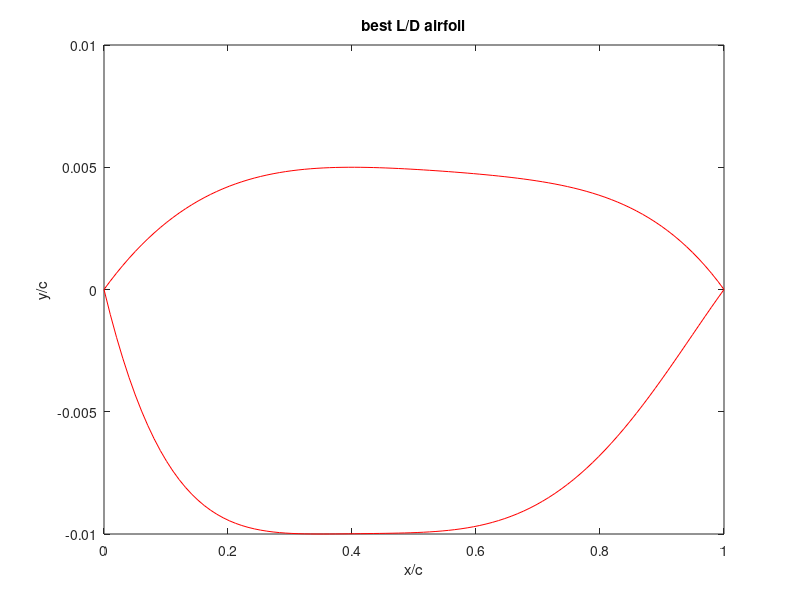
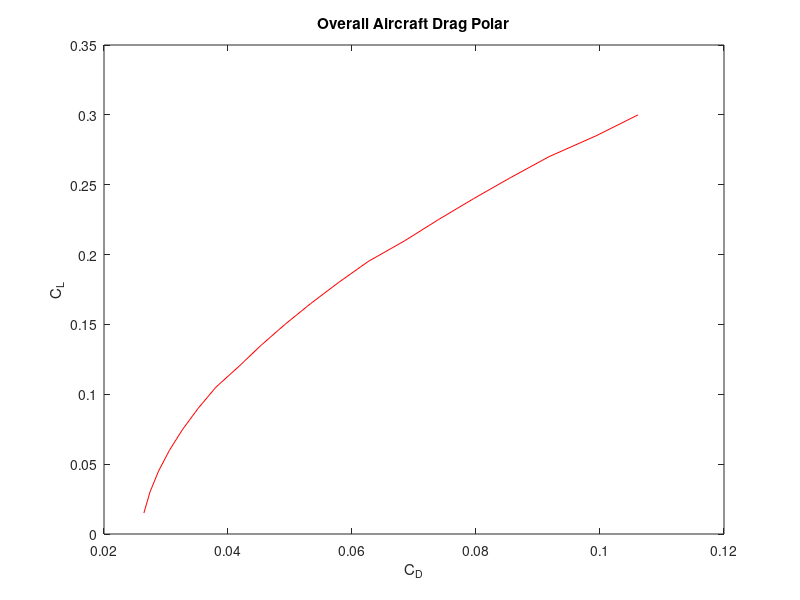
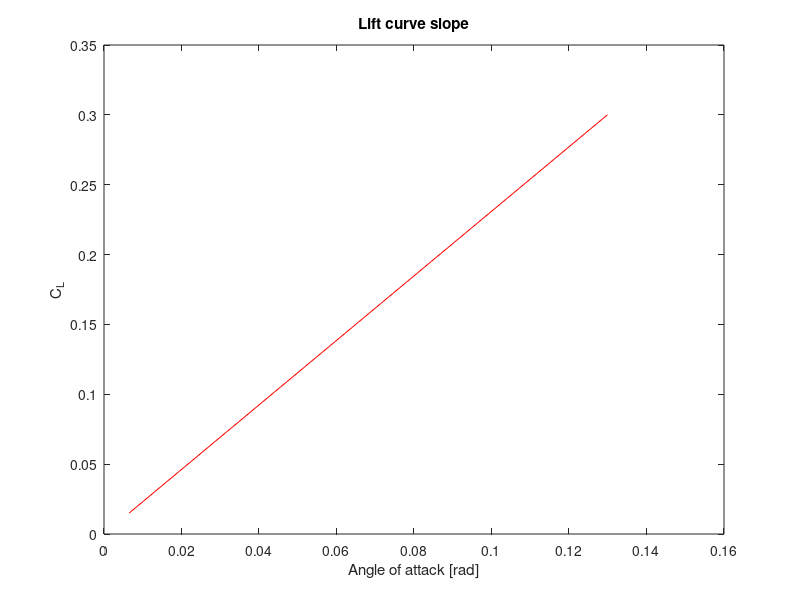
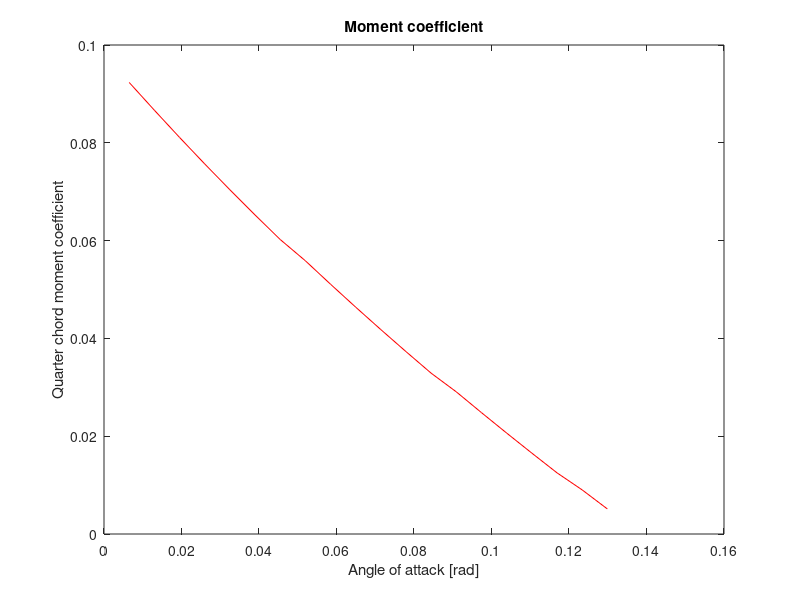

These figures' MATLAB source, in order:
% =============================================================================
% AIRFOIL GEOMETRY + AERODYNAMIC ANALYSIS
% =============================================================================
% Purpose:
%   1) Fit polynomial airfoil surfaces from LE radius, crest location, and TE slopes.
%   2) Compute section pressures, lift, and drag (subsonic thin-airfoil +
%      Prandtl-Glauert, or supersonic shock-expansion).
%   3) Sweep crest geometry to maximize L/D.
%   4) Check turbulent separation with Stratford's criterion (s_A vs s_B).
%
% Notes:
%   - Subsonic branch: M < 1.  Supersonic branch: M >= 1.
% =============================================================================

clc
clear
close all

%% ======================== 1. MISSION / FLOW INPUTS ========================
sweep=.9599;        % wing sweep [deg then rad]; last value used
e=.7567;                      % Oswald efficiency
AR=1.7;                   % aspect ratio
C_d_0=.012;                        % profile / parasite Cd
Cd_p_fus=.002;                      % fuselage parasite Cd
i_max=200;                          % chordwise stations for force integration (make sure this ends in a zero)
xx_max=200;                         % stations for thin-airfoil integrals
y=1.4;                              % gamma (ratio of specific heats)
M=2;                  % Freestream Mach; first value used
a_inf=343;                          % Freestream air speed of sound
mu=1.789E-5;                        % Freestream air dynamic viscosity
rho=.3;              % Freestream air density 
T_inf=300;                          % Freestream air temperature
p_inf=.2*101300;                    % Freestream air pressure
Cp=1005;                            % Specific heat of air
c_root=27.66;                       % Root chord length
R=287.05;                           % Gas constant for air
%% ======================== 2. AIRFOIL GEOMETRY CONTROLS ========================
%note: the inputs below represent dimensions relative to the chord length (x/c)
r_le = 0.04;                        % Wing leading-edge radius / chord
theta_le_u = 2*pi/180;3*pi/180;     % Upper surface leading edge angle
theta_te_u = -2*pi/180;-2*pi/180;   % Upper surface trailing edge angle
theta_le_l = -6*pi/180;-3*pi/180;   % Lower surface leading edge angle
theta_te_l = 2*pi/180;2*pi/180;     % Lower surface trailing edge angle

x_crest_u_min=0.25;                 %Lower bound best L/D max airfoil thickness x location (upper surface)
x_crest_u_max=0.4;                  %Upper bound best L/D max airfoil thickness x location (upper surface)
y_crest_u_min=0.005;                %Lower bound best L/D max airfoil thickness y location (upper surface) 
y_crest_u_max=.01;                  %Upper bound best L/D max airfoil thickness y location (upper surface)
x_crest_l_min=0.25;                 %Lower bound best L/D max airfoil thickness x location (lower surface)
x_crest_l_max=0.4;                  %Upper bound best L/D max airfoil thickness x location (lower surface)
y_crest_l_min=-0.005;               %Lower bound best L/D max airfoil thickness y location (lower surface)
y_crest_l_max=-.015;                 %Upper bound best L/D max airfoil thickness y location (lower surface)

%% ============================= For loop iteration parameters ======================== %%
N=20;                               % upper and lower surface iteration number for Prandtl-Meyer / shock relations
xxxx_max=15;                        % upper section iteration number for Prandtl-Meyer / shock relations
xxxxx_max=20;                       % lower section iteration number for Prandtl-Meyer / shock relations
xxxxxxx_max=15;                     % lower section iteration number for Prandtl-Meyer / shock relations
pp_max=0;                           % iteration number controlling x_crest_l
nn_max=0;                           % iteration number controlling y_crest_l
p_max=0;                            % iteration number controlling x_crest_u
n_max=0;                            % iteration number controlling y_crest_u
C_L_i_max=20;                       % iteration number controlling C_L increment
C_L_max=.3;                         % Max coefficient of lift analyzed for the creation of the plots

v_inf=1;                            % nondimensional freestream speed (do not change)
dx=1/i_max;

CL_ww=[0 0.1 0.3 0.4 0.5 0.6 0.8]; %Raymer's method for induced drag
S_ww=[.91 .91 .925 .9275 .935 .935 .915]; %Raymer's method for induced drag
%% ======================== 3. CREST-GEOMETRY SEARCH LOOPS ========================
for C_L_i=1:C_L_i_max
C_L(C_L_i)=C_L_i/C_L_i_max*C_L_max;
% Nested brute-force sweep of lower/upper crest (x,y) to maximize L/D.
% Loop order:  pp = x_crest_l , nn = y_crest_l , p = x_crest_u , n = y_crest_u
for pp=2:pp_max+2
x_crest_l=(x_crest_l_max-x_crest_l_min)*(pp-2)/pp_max+x_crest_l_min;    
x_crest_l = .35;
for nn=2:nn_max+2
y_crest_l=(y_crest_l_max-y_crest_l_min)*(nn-2)/nn_max+y_crest_l_min;
y_crest_l=-.01;
for p=2:p_max+2
x_crest_u=(x_crest_u_max-x_crest_u_min)*(p-2)/p_max+x_crest_u_min;
x_crest_u=.4;
for n=2:n_max+2
y_crest_u=(y_crest_u_max-y_crest_u_min)*(n-2)/n_max+y_crest_u_min;
y_crest_u=.005;


%% ======================== 4. FIT POLYNOMIAL AIRFOIL SURFACES ========================
% Subsonic (M<1):  y = A1(i)*x^(1/2) + A2(i)*x + a3*x^2 + a4*x^3 + a5*x^4
%   A1(i) = +/-sqrt(2*r_le) enforces leading-edge radius.
%   Remaining coeffs match crest height, crest slope=0, TE height=0, TE slope.
% Supersonic (M>=1):  ordinary polynomial y = A1(i)*x + ... + a5*x^5
%   (no square-root LE term; LE and TE slopes imposed directly).
if M<1

a1_u = sqrt(2*r_le);                % upper-surface LE radius term

% Matrix for unknowns [a2_u a3_u a4_u a5_u a6_u]'
M_u = [x_crest_u^(1), x_crest_u^(2), x_crest_u^(3), x_crest_u^(4);

    1, (2)*x_crest_u^(1), (3)*x_crest_u^(2), (4)*x_crest_u^(3);

    1, 1, 1, 1;
    
    1, 2, 3, 4];

MM_u = [y_crest_u - a1_u*sqrt(x_crest_u); -(1/2)*a1_u*x_crest_u^(-1/2); -a1_u; tan(theta_te_u) - (1/2)*a1_u];

% Solve
A_u = M_u \ MM_u;

a2_u = A_u(1);
a3_u = A_u(2);
a4_u = A_u(3);
a5_u = A_u(4);

% LOWER SURFACE

a1_l = -sqrt(2*r_le);

% Matrix for unknowns [a2_l a3_l a4_l a5_l]'
M_l = [x_crest_l^(1), x_crest_l^(2), x_crest_l^(3), x_crest_l^(4);

1, (2)*x_crest_l^(1), (3)*x_crest_l^(2), (4)*x_crest_l^(3);

1, 1, 1, 1;
    
1, 2, 3, 4];

MM_l = [y_crest_l - a1_l*sqrt(x_crest_l); -(1/2)*a1_l*x_crest_l^(-1/2); -a1_l; tan(theta_te_l) - (1/2)*a1_l];

% Solve
A_l = M_l \ MM_l;

a2_l = A_l(1);
a3_l = A_l(2);
a4_l = A_l(3);
a5_l = A_l(4);

else

% Matrix for unknowns [a2_u a3_u a4_u a5_u a6_u]'
M_u = [x_crest_u^(1), x_crest_u^(2), x_crest_u^(3), x_crest_u^(4), x_crest_u^(5);

1, (2)*x_crest_u^(1), (3)*x_crest_u^(2),(4)*x_crest_u^(3), (5)*x_crest_u^(4);

    1, 1, 1, 1, 1;
    
    1, 2, 3, 4, 5;
    
    1,0,0,0,0];

MM_u = [y_crest_u; 0; 0; tan(theta_te_u); tan(theta_le_u)];

% Solve
A_u = M_u \ MM_u;

a1_u = A_u(1);
a2_u = A_u(2);
a3_u = A_u(3);
a4_u = A_u(4);
a5_u = A_u(5);
% LOWER SURFACE

% Matrix for unknowns [a2_l a3_l a4_l a5_l]'
M_l = [ x_crest_l^(1), x_crest_l^(2), x_crest_l^(3), x_crest_l^(4), x_crest_l^(5);

    1, (2)*x_crest_l^(1), (3)*x_crest_l^(2), (4)*x_crest_l^(3), (5)*x_crest_l^(4);

    1, 1, 1, 1, 1;
    
    1, 2, 3, 4, 5;
    
    1, 0, 0, 0, 0];

MM_l = [ y_crest_l; 0; 0; tan(theta_te_l); tan(theta_le_l)];

% Solve
A_l = M_l \ MM_l;

a1_l = A_l(1);
a2_l = A_l(2);
a3_l = A_l(3);
a4_l = A_l(4);
a5_l = A_l(5);

end
    
%% ======================== 5. CHORDWISE INTEGRATION SETUP ========================
D_u=0;                              % running upper-surface "drag" integral (axial)
D_l=0;
L_u=0;                              % running upper-surface "lift" integral (normal)
L_l=0;
r(1)=0;
dx_i=1/i_max;
ppp=0;
v_n(1)=0;
p_u(1)=p_inf*(1+((y-1)/2)*M^2)^(y/(y-1));
p_u_B(1)=p_inf*(1+((y-1)/2)*M^2)^(y/(y-1));
Cmc4(2)=0;
Cpp(1)=1;
% p_u_B(1)=p_inf;
for i=2:(i_max-.01*i_max)
x_i(i)=1/i_max*(i-1)+.01;
% aoa(C_L_i)=(aoa_high-aoa_low)/i_max*(i-2)+aoa_low;

%% ----- 5a. SUBSONIC BRANCH: thin-airfoil theory + Cp -----
if M<1
dx_xx=1/xx_max;
sum_u(1)=0;
sum_l(1)=0;
theta(1)=0;
sum2=0;
sum3=0;
sum4=0;
u(1)=0;
l(1)=0;
sum5(1)=0;
x(1)=0;
for xx=2:xx_max
x(xx)=1/xx_max*(xx-1);
u(xx)=a1_u*x(xx)^(1/2)+a2_u*x(xx)^(1)+a3_u*x(xx)^(2)+a4_u*x(xx)^(3)+a5_u*x(xx)^(4);
s_u(xx)=0.5*a1_u*x(xx).^(-1/2) + 1*a2_u*x(xx).^(0) + 2*a3_u*x(xx).^(1) + 3*a4_u*x(xx).^(2) + 4*a5_u*x(xx).^(3);
l(xx)=a1_l*x(xx).^(1/2)+a2_l*x(xx).^(1)+a3_l*x(xx).^(2)+a4_l*x(xx).^(3)+a5_l*x(xx).^(4);
s_l(xx)=0.5*a1_l*x(xx).^(-1/2)+1*a2_l*x(xx)^(0)+2*a3_l*x(xx)^(1)+3*a4_l*x(xx)^(2)+4*a5_l*x(xx)^(3);
s_camber(xx)=((u(xx)+l(xx))/2-(u(xx-1)+l(xx-1))/2)/dx_xx;
s_camber(xx) = 0.5*(s_u(xx) + s_l(xx));

theta(xx)=acos(1-2*x(xx));
d_theta=(theta(xx)-theta(xx-1));

dy2=s_camber(xx)*d_theta;
sum2=dy2+sum2;
dy3=s_camber(xx)*cos(theta(xx))*d_theta;
sum3=dy3+sum3;
dy4=s_camber(xx)*cos(2*theta(xx))*d_theta;
sum4=dy4+sum4;

% Thin-airfoil Fourier coefficients from camber-line slope
A1(i)=2/pi*sum3;
A2(i)=2/pi*sum4;
aoa_L0=1/pi*sum2-A1(i)/2;              % zero-lift angle
L_s_2d = 4/(1-M^2)^0.5;             % 2-D lift slope with Prandtl-Glauert
L_s_3d=L_s_2d/(1+L_s_2d/(pi*AR*e)); % 3-D lift slope
aoa(C_L_i)=C_L(C_L_i)/L_s_3d+aoa_L0;              % geometric aoa(C_L_i) needed for target CL
A0=aoa(C_L_i)-1/pi*sum2;
A0=C_L(C_L_i)/L_s_3d-A1(i)/2;                 % A0 overwritten to match target CL

if xx<xx_max
x_q(xx)=x(xx);
s_u_q(xx)=0.5*a1_u*x_q(xx).^(-1/2) + 1*a2_u*x_q(xx).^(0) + 2*a3_u*x_q(xx).^(1) + 3*a4_u*x_q(xx).^(2) + 4*a5_u*x_q(xx).^(3);
s_l_q(xx)=0.5*a1_l*x_q(xx).^(-1/2)+1*a2_l*x_q(xx)^(0)+2*a3_l*x_q(xx)^(1)+3*a4_l*x_q(xx)^(2)+4*a5_l*x_q(xx)^(3);
s_camber_q(xx) = 0.5*(s_u_q(xx) + s_l_q(xx));

s_t_u(xx)=(s_u_q(xx)-s_camber_q(xx));
q_u(xx)=v_inf*s_t_u(xx);

if x_i(i)==x_q(xx)
dsum5(xx)=0;
else
dsum5(xx)=(q_u(xx)/(x_i(i)-x_q(xx)))*dx_xx;
end

sum5(xx)=dsum5(xx)+sum5(xx-1);
end

end

uu(i)=a1_u*x_i(i)^(1/2)+a2_u*x_i(i)^(1)+a3_u*x_i(i)^(2)+a4_u*x_i(i)^(3)+a5_u*x_i(i)^(4);
ll(i)=a1_l*x_i(i).^(1/2)+a2_l*x_i(i).^(1)+a3_l*x_i(i).^(2)+a4_l*x_i(i).^(3)+a5_l*x_i(i).^(4);
s_u(i)=0.5*a1_u*x_i(i).^(-1/2) + 1*a2_u*x_i(i).^(0) + 2*a3_u*x_i(i).^(1) + 3*a4_u*x_i(i).^(2) + 4*a5_u*x_i(i).^(3);
s_l(i)=0.5*a1_l*x_i(i).^(-1/2)+1*a2_l*x_i(i)^(0)+2*a3_l*x_i(i)^(1)+3*a4_l*x_i(i)^(2)+4*a5_l*x_i(i)^(3);
s_camber_i(i) = 0.5*(s_u(i) + s_l(i));

theta_B(i)=acos(1-2*x_i(i));
% Vortex-sheet strength (thin-airfoil theory)
gamma(i) = 2*v_inf*( A0*(1+cos(theta_B(i)))/sin(theta_B(i)) + A1(i)*sin(theta_B(i)) + A2(i)*sin(2*theta_B(i)) );
v_u(i)=v_inf+gamma(i)/2;               % upper-surface edge speed

gamma_air = y;                      % 1.4
V_ratio_u = v_u(i) / v_inf;
T_ratio_u = 1 + 0.5*(gamma_air-1)*M^2*(1 - V_ratio_u^2);

% Vacuum / max-speed limiter (T cannot go negative)
if T_ratio_u < 1e-8
    T_ratio_u = 1e-8;
end

p_ratio_u = T_ratio_u^(gamma_air/(gamma_air-1));
Cp_u(i) = (2/(gamma_air*M^2)) * (p_ratio_u - 1);
Re_x=rho*M*a_inf*x_i(i)*c_root/mu;
slope(i)=s_u(i)-aoa(C_L_i);
Cp_u_min_0=1-(1+aoa(C_L_i)/(2*r_le)^.5)^2;
Cp_u_min_0=1-(4*aoa(C_L_i)^2/(r_le+aoa(C_L_i)^2));
Cp_u_min=Cp_u_min_0/(1-M^2)^.5;

T_0 = T_inf*(1+(y-1)/2*M^2);
V_max_B = sqrt(2*Cp*T_0);
Cp_u_min_limit = 1-(V_max_B/(M*a_inf))^2;

aff=4*r_le;

if Cp_u_min>Cp_u(i) && Cp_u_min<0 && x_i(i)<.04
Cp_u(i)=Cp_u_min;
end

Cd_u_B=1;.03667;
theta_C=atan(s_u(i))-aoa(C_L_i);
Cp_u_3(i)=2*(sin(theta_C))*abs(sin(theta_C));
Cp_u_3(i)=2*(sin(theta_C))/(1-M^2)^.5;
p0 = p_inf*(1+(y-1)/2*M^2)^(y/(y-1));
Cp_u_3(i)=(p0-p_inf)*sin(theta_C)/(.5*y*p_inf*M^2);
p_u_C(i)=(Cp_u_3(i)+p_inf/(.5*rho*(M*a_inf)^2))*(.5*rho*(M*a_inf)^2);

dD_u(i)=(Cp_u(i))*s_u(i)*dx;
dL_u(i)=-(Cp_u(i))*dx;
D_u=dD_u(i)+D_u;
L_u=dL_u(i)+L_u;
r(i)=(L_u)/(D_u);

v_l(i)=v_inf-gamma(i)/2;

theta_D=atan(-s_l(i))+aoa(C_L_i);
p0 = p_inf*(1+(y-1)/2*M^2)^(y/(y-1));
Cp_l_3(i)=(p0-p_inf)*sin(theta_D)/(.5*y*p_inf*M^2);
p_u_D(i)=(Cp_l_3(i)+p_inf/(.5*rho*(M*a_inf)^2))*(.5*rho*(M*a_inf)^2);

V_ratio_l = v_l(i) / v_inf;
T_ratio_l = 1 + 0.5*(gamma_air-1)*M^2*(1 - V_ratio_l^2);
if T_ratio_l < 1e-8
    T_ratio_l = 1e-8;
end
p_ratio_l = T_ratio_l^(gamma_air/(gamma_air-1));
Cp_l(i) = (2/(gamma_air*M^2)) * (p_ratio_l - 1);
dD_l(i)=-Cp_l(i)*s_l(i)*dx;
dL_l(i)=Cp_l(i)*dx;
D_l=dD_l(i)+D_l;
L_l=dL_l(i)+L_l;
r_l(i)=(L_l)/(D_l);

D_u_true(i)=(L_u)*sin(aoa(C_L_i))+(D_u)*cos(aoa(C_L_i));
L_u_true(i)=(L_u)*cos(aoa(C_L_i))-(D_u)*sin(aoa(C_L_i));
r_u_true(i)=L_u_true(i)/D_u_true(i);
D_l_true(i)=(L_l)*sin(aoa(C_L_i))+(D_l)*cos(aoa(C_L_i));
L_l_true(i)=(L_l)*cos(aoa(C_L_i))-(D_l)*sin(aoa(C_L_i));
L_total(i)=(L_u_true(i)+L_l_true(i));
Cd_i=C_L(C_L_i)^2/(pi*AR*e);
Cd_p=C_d_0;
Cd_t(C_L_i)=(D_u_true(i)+D_l_true(i)+Cd_i+Cd_p+Cd_p_fus);
r_i(i)=(L_u_true(i)+L_l_true(i))/Cd_t(C_L_i);

p_u(i)=(Cp_u(i)+p_inf/(.5*y*p_inf*(M)^2))*(.5*y*p_inf*(M)^2);
p_min(i)=(Cp_u(i)+Cp_u_3(i)+p_inf/(.5*rho*(M*a_inf)^2))*(.5*rho*(M*a_inf)^2);  
p_u_ii(i)=p_u(i)+(p_u_C(i)-p_inf);
p_u_iii(i)=p_u(i);
% p_min_min(i)=min(p_u_ii(2:end));
p_min_min(i)=min(p_u(2:end));
Cp_min(i)=min(Cp_u+Cp_u_3);

% --- Local Mach number ---
M_local = sqrt((2/(y-1)) * ((1 + ((y-1)/2)*M^2) * ((y*M^2/2)*Cp_u(i) + 1)^(-(y-1)/y) - 1 ) );
% --- Local temperature from isentropic relation ---
T_local = T_inf *(1 + ((y-1)/2)*M^2) / (1 + ((y-1)/2)*M_local^2);
% --- Local speed of sound ---
a_local = sqrt(y*R*T_local);
% --- Local velocity ---
V_local(i) = M_local*a_local;
% --- freestream speed of sound ---
a = sqrt(y*R*T_inf);
% --- Freestream velocity ---
V_inf = M*a;

if p_u_iii(i)==p_min_min(i)
iii=i;
sum6(iii-1)=0;
end

if i<=iii
dsum6(i)=(V_local(i)/V_local(iii))^3*c_root*dx;
sum6(i)=dsum6(i)+sum6(i-1);
else
x_p(i)=sum6(iii)+(x_i(i)-x_i(iii))*c_root;
Re_p=V_local(iii)*x_p(i)/mu;
Cpp(i)=1-(V_local(i)/V_local(iii))^2;
dCpp(i)=Cpp(i)-Cpp(i-1);
if dCpp(i)<0
   dCpp(i)=0;
end
s_A(i)=Cpp(i)*(x_p(i)*dCpp(i)/(c_root*dx))^.5;
s_B(i)=.39*(Re_p/10^6)^.1;
end




else
    
    
%% ----- 5b. SUPERSONIC BRANCH: shock-expansion marching -----
L_s_2d=4/(M^2-1)^.5;                % Ackeret 2-D lift slope
L_s_3d=L_s_2d;
aoa(C_L_i)=C_L(C_L_i)/L_s_3d;
M_n=M*cos(sweep);   

uu(i)=a1_u*x_i(i)^(1)+a2_u*x_i(i)^(2)+a3_u*x_i(i)^(3)+a4_u*x_i(i)^(4)+a5_u*x_i(i)^(5);
ll(i)=a1_l*x_i(i).^(1)+a2_l*x_i(i).^(2)+a3_l*x_i(i).^(3)+a4_l*x_i(i).^(4)+a5_l*x_i(i).^(5);
s_u(i)=a1_u + 2*a2_u*x_i(i).^(1) + 3*a3_u*x_i(i).^(2) + 4*a4_u*x_i(i)^(3) + 5*a5_u*x_i(i).^(4);
s_l(i)=a1_l+2*a2_l*x_i(i)^(1)+3*a3_l*x_i(i)^(2)+4*a4_l*x_i(i)^(3)+5*a5_l*x_i(i)^(4);

Bi=45;
M1=M;
beta_low=asin(1/M);
beta_high=pi/2;                     % shock-angle search bounds

ct=dx_i;
if i==2

if theta_le_u-aoa(C_L_i)>0

beta_sh_u=(beta_low+beta_high)/2;
for xxxx=2:xxxx_max

% Oblique-shock theta-beta-M relation (upper LE)
wing_angle_u=atan(2*cot(beta_sh_u)*(M_n^2*(sin(beta_sh_u))^2-1)/(M_n^2*(y+cos(2*beta_sh_u))+2));

if wing_angle_u<(theta_le_u-aoa(C_L_i))
    beta_sh_u=beta_sh_u+(beta_high-beta_low)/2^xxxx;
else
    beta_sh_u=beta_sh_u-(beta_high-beta_low)/2^xxxx;
end

end

Mn1u = M_n*sin(beta_sh_u);
Mn2u = sqrt((1+((y-1)/2)*Mn1u^2) / (y*Mn1u^2-(y-1)/2));
M2u = Mn2u/sin(beta_sh_u-(theta_le_u-aoa(C_L_i)));
M2u = Mn2u/cos(pi/2-beta_sh_u-aoa(C_L_i)+theta_le_u);
vM2=((atan((((M2u^2)-1)*((y-1)/(y+1)))^0.5)*(((y+1)/(y-1))^0.5))-(atan(((M2u^2)-1)^0.5)));

else
        
theta_A=theta_le_u-aoa(C_L_i); 
vM1=((atan((((M_n^2)-1)*((y-1)/(y+1)))^0.5)*(((y+1)/(y-1))^0.5))-(atan(((M_n^2)-1)^0.5)));
vM2(i)=-theta_A+vM1;
M2u=2*M/2; % M3 initial condition set to a very high value
M2f=2*M; % fixed M3 initial condition reduced in the for loop

for iiiiii = 2:N
    
    vM2i(i)=((atan((((M2u^2)-1)*((y-1)/(y+1)))^0.5)*(((y+1)/(y-1))^0.5))-(atan(((M2u^2)-1)^0.5)));
    
    if vM2i(i)>vM2(i)
        M2u=M2u-(M2f/(2^iiiiii));
    else
        M2u=M2u+(M2f/(2^iiiiii));
    end
   
end

M2u=M2u;

vM2=((atan((((M2u^2)-1)*((y-1)/(y+1)))^0.5)*(((y+1)/(y-1))^0.5))-(atan(((M2u^2)-1)^0.5)));

end
    
T01= T_inf*(1+(y-1)/2*M^2);
p01dp1u=(((y-1)/2)*(M^2)+1)^(y/(y-1));
p02dp2u=(((y-1)/2)*(M2u^2)+1)^(y/(y-1));

if theta_le_u-aoa(C_L_i)>0
Mn1u = M_n*sin(beta_sh_u);
p02dp01 = (((y+1)*Mn1u^2)/((y-1)*Mn1u^2+2))^(y/(y-1))*((y+1)/(2*y*Mn1u^2-(y-1)))^(1/(y-1));
else
p02dp01=1;
end

p02 = p02dp01*p01dp1u;
p2u(i)=p02dp01/p02dp2u*p01dp1u;

Cpu1=(p2u(i)-1)/(.5*y*(M1^2));
Cnu1=-Cpu1*ct;
Cau1=Cpu1*s_u(2)*ct;

else

p3u(2)=p2u(2);
M3(2)=M2u;

% top right surface
theta_1=atan(s_u(i-1));
theta_2=atan(s_u(i));
theta_u(i)=theta_2-theta_1;

if theta_u(i)>0   
beta_sh_u_3=(beta_low+beta_high)/2;
for xxxx=2:xxxx_max

% --- Oblique-shock theta-beta-M relation ---
wing_angle_3_u=atan(2*cot(beta_sh_u_3)*(M3(i-1)^2*(sin(beta_sh_u_3))^2-1)/(M3(i-1)^2*(y+cos(2*beta_sh_u_3))+2));

if wing_angle_3_u<theta_u(i)
    beta_sh_u_3=beta_sh_u_3+(beta_high-beta_low)/2^xxxx;
else
    beta_sh_u_3=beta_sh_u_3-(beta_high-beta_low)/2^xxxx;
end

end

Mn2u3 = M3(i-1)*sin(beta_sh_u_3);
Mn3u = sqrt((1+((y-1)/2)*Mn2u3^2) / (y*Mn2u3^2-(y-1)/2));
M3(i) = Mn2u3/cos(pi/2-beta_sh_u_3+theta_u(i));
vM3(i)=((atan((((M3(i)^2)-1)*((y-1)/(y+1)))^0.5)*(((y+1)/(y-1))^0.5))-(atan(((M3(i)^2)-1)^0.5)));
p02dp2u3(i)=(((y-1)/2)*(M3(i-1)^2)+1)^(y/(y-1));
p03dp3u(i)=(((y-1)/2)*(M3(i)^2)+1)^(y/(y-1));
p02dp01 = (((y+1)*Mn2u3^2)/((y-1)*Mn2u3^2+2))^(y/(y-1))*((y+1)/(2*y*Mn2u3^2-(y-1)))^(1/(y-1));
p03(i) = p02dp01*p02dp2u3(i);
% p3u(i)=p03(i)/p03dp3u;
p02dp01u3(i) = (((y+1)*Mn2u3^2)/((y-1)*Mn2u3^2+2))^(y/(y-1))*((y+1)/(2*y*Mn2u3^2-(y-1)))^(1/(y-1));
p3u(i) = p02dp01u3(i)/p03dp3u(i)*p02dp2u3(i)*p3u(i-1);
p03(i)=p03dp3u(i)*p3u(i);
       
else
      
p03(2)=p02;    
vM3(2)=vM2;
vM3(i)=-theta_u(i)+vM3(i-1);
M3i=2*M1/2; % M3 initial condition set to a very high value
M3f=2*M1; % fixed M3 initial condition reduced in the for loop

for iiiiii = 2:N
    
    vM3i(i)=((atan((((M3i^2)-1)*((y-1)/(y+1)))^0.5)*(((y+1)/(y-1))^0.5))-...
        (atan(((M3i^2)-1)^0.5)));
    
    if vM3i(i)>vM3(i)
        M3i=M3i-(M3f/(2^iiiiii));
    else
        M3i=M3i+(M3f/(2^iiiiii));
    end
   
end

M3(i)=M3i;

p01dp1u=(((y-1)/2)*(M1^2)+1)^(y/(y-1));
p03dp3u=(((y-1)/2)*(M3(i)^2)+1)^(y/(y-1));
p03(i)=p03(i-1);
p3u(i)=p03(i)/p03dp3u;

end

Cpu2(i)=(p3u(i)-1)/(.5*y*(M1^2));
Cnu2(i)=-Cpu2(i)*ct;
Cau2(i)=Cpu2(i)*s_u(i)*ct;

end

ct=dx_i;

if i==2

if -theta_le_l+aoa(C_L_i)>0    
beta_sh_l=(beta_low+beta_high)/2;
for xxxxx=2:xxxxx_max

% --- Oblique-shock theta-beta-M relation ---
wing_angle_l=atan(2*cot(beta_sh_l)*(M_n^2*(sin(beta_sh_l))^2-1)/(M_n^2*(y+cos(2*beta_sh_l))+2));

if wing_angle_l<(-theta_le_l+aoa(C_L_i))
    beta_sh_l=beta_sh_l+(beta_high-beta_low)/2^xxxxx;
else
    beta_sh_l=beta_sh_l-(beta_high-beta_low)/2^xxxxx;
end

end

Mn1l = M_n*sin(beta_sh_l);
Mn2l = sqrt((1+((y-1)/2)*Mn1l^2) / (y*Mn1l^2-(y-1)/2));
M2l = Mn2l/sin(beta_sh_l-(-theta_le_l+aoa(C_L_i)));
M2l = Mn2l/cos(pi/2-beta_sh_l+aoa(C_L_i)-theta_le_l);
vM2l=((atan((((M2l^2)-1)*((y-1)/(y+1)))^0.5)*(((y+1)/(y-1))^0.5))-(atan(((M2l^2)-1)^0.5)));

else

theta_Al=-theta_le_l+aoa(C_L_i); 
vM1l=((atan((((M_n^2)-1)*((y-1)/(y+1)))^0.5)*(((y+1)/(y-1))^0.5))-(atan(((M_n^2)-1)^0.5)));
vM2l(i)=-theta_Al+vM1l;      
M2l=2*M/2; % M3 initial condition set to a very high value
M2f=2*M; % fixed M3 initial condition reduced in the for loop

for iiiiii = 2:N   
    vM2il(i)=((atan((((M2l^2)-1)*((y-1)/(y+1)))^0.5)*(((y+1)/(y-1))^0.5))-(atan(((M2l^2)-1)^0.5)));  
    if vM2il(i)>vM2l(i)
        M2l=M2l-(M2f/(2^iiiiii));
    else
        M2l=M2l+(M2f/(2^iiiiii));
    end   
end

M2l=M2l;

vM2l=((atan((((M2l^2)-1)*((y-1)/(y+1)))^0.5)*(((y+1)/(y-1))^0.5))-(atan(((M2l^2)-1)^0.5)));
end

T01= T_inf*(1+(y-1)/2*M^2);
p01dp1l=(((y-1)/2)*(M^2)+1)^(y/(y-1));
p02dp2l=(((y-1)/2)*(M2l^2)+1)^(y/(y-1));

if -theta_le_l+aoa(C_L_i)>0
Mn1l = M_n*sin(beta_sh_l);
p02dp01l = (((y+1)*Mn1l^2)/((y-1)*Mn1l^2+2))^(y/(y-1))*((y+1)/(2*y*Mn1l^2-(y-1)))^(1/(y-1));
else
p02dp01l=1;
end

p02l = p02dp01l*p01dp1l;
p2l(i)=p02dp01l/p02dp2l*p01dp1l;

Cpl1=(p2l(i)-1)/(.5*y*(M1^2));
Cnl1=Cpl1*ct;
Cal1=-Cpl1*s_l(2)*ct;

else

p3l(2)=p2l(2);
M3l(2)=M2l;       
theta_1_l(i)=atan(s_l(i-1));
theta_2_l(i)=atan(s_l(i));
theta_l(i)=theta_2_l(i)-theta_1_l(i);   
       
if theta_l(i)<0   
beta_sh_l_3=(beta_low+beta_high)/2;
for xxxxxxx=2:xxxxxxx_max

% --- Oblique-shock theta-beta-M relation ---
wing_angle_3_l(i)=atan(2*cot(beta_sh_l_3)*(M3l(i-1)^2*(sin(beta_sh_l_3))^2-1)/(M3l(i-1)^2*(y+cos(2*beta_sh_l_3))+2));

if wing_angle_3_l(i)<-theta_l(i)
    beta_sh_l_3=beta_sh_l_3+(beta_high-beta_low)/2^xxxxxxx;
else
    beta_sh_l_3=beta_sh_l_3-(beta_high-beta_low)/2^xxxxxxx;
end

end

beta_sh_l_3_i(i)=beta_sh_l_3;

Mn2l3(i) = M3l(i-1)*sin(beta_sh_l_3);
Mn3l = sqrt((1+((y-1)/2)*Mn2l3(i)^2) / (y*Mn2l3(i)^2-(y-1)/2));
M3l(i) = Mn2l3(i)/cos(pi/2-beta_sh_l_3-theta_l(i));
vM3l(i)=((atan((((M3l(i)^2)-1)*((y-1)/(y+1)))^0.5)*(((y+1)/(y-1))^0.5))-(atan(((M3l(i)^2)-1)^0.5)));
% Mn3u = sqrt((1+((y-1)/2)*Mn2l3^2) / (y*Mn2l3^2-(y-1)/2));
p02dp2l3(i)=(((y-1)/2)*(M3l(i-1)^2)+1)^(y/(y-1));
p03dp3l(i)=(((y-1)/2)*(M3l(i)^2)+1)^(y/(y-1));
p02dp01l3(i) = (((y+1)*Mn2l3(i)^2)/((y-1)*Mn2l3(i)^2+2))^(y/(y-1))*((y+1)/(2*y*Mn2l3(i)^2-(y-1)))^(1/(y-1));
p03l(i) = p02dp01l3(i)*p02dp2l3(i);
% p03l(i) = p02dp01l3(i)/p03dp3l(i);
% p3l(i)=p03l(i)/p03dp3l(i);
p3l(i)=p03l(i)/p03dp3l(i);
p3l(i) = p02dp01l3(i)/p03dp3l(i)*p02dp2l3(i)*p3l(i-1);
p03l(i)=p03dp3l(i)*p3l(i);
   
else    
    
vM3l(2)=vM2l;
vM3l(i)=theta_l(i)+vM3l(i-1);
M3i=10*M1/2; % M3 initial condition set to a very high value
M3f=10*M1; % fixed M3 initial condition reduced in the for loop


for iiiiii = 2:N
    
    vM3il(i)=((atan((((M3i^2)-1)*((y-1)/(y+1)))^0.5)*(((y+1)/(y-1))^0.5))-...
        (atan(((M3i^2)-1)^0.5)));
    
    if vM3il(i)>vM3l(i)
        M3i=M3i-(M3f/(2^iiiiii));
    else
        M3i=M3i+(M3f/(2^iiiiii));
    end
    
end

M3l(i)=M3i;
p03dp3l(i)=(((y-1)/2)*(M3l(i)^2)+1)^(y/(y-1));
p3l(i)=p02l/p03dp3l(i);

end

Cpl2(i)=(p3l(i)-1)/(.5*y*(M1^2));
Cnl2(i)=Cpl2(i)*ct;
Cal2(i)=-Cpl2(i)*s_l(i)*ct;

dCmc4(i)=-((Cnu2(i)+Cnl2(i))*(x_i(i)-.25)-Cau2(i)*uu(i)-Cal2(i)*ll(i));

Cmc4(i)=dCmc4(i)+Cmc4(i-1);

end

% Integrate normal/axial force coefficients over the airfoil and rotate to lift/drag
if i>=i_max-2

Cn=Cnu1+sum(Cnu2)+Cnl1+sum(Cnl2);   % normal-force coefficient
Ca=Cau1+sum(Cau2)+Cal1+sum(Cal2);   % axial-force coefficient

Cl=(Cn*cos(aoa(C_L_i)))-(Ca*sin(aoa(C_L_i)));
Cd(C_L_i)=(Cn*sin(aoa(C_L_i)))+(Ca*cos(aoa(C_L_i)));

% Cd_p=C_d_0;
% 
% Cd_i=C_L(C_L_i)^2/(pi*AR*e);
% Cd_i=0;
% Cd_p=C_d_0;
% Cd_p_fus=.008;

K0=1/L_s_3d;

if M>=1
K100=1/(pi*AR);
else
K100=(pi*AR*e);
end

lowerIdxcl = find(C_L(C_L_i) >= CL_ww, 1, 'last');
if lowerIdxcl == length(CL_ww)
upperIdxcl = lowerIdxcl;
else
upperIdxcl = lowerIdxcl+1;
end

CL_ww_1=CL_ww(lowerIdxcl);
CL_ww_2=CL_ww(upperIdxcl);
S_ww_1=S_ww(lowerIdxcl);
S_ww_2=S_ww(upperIdxcl);
C_ww=-(S_ww_2-S_ww_1)/(CL_ww_2-CL_ww_1)*CL_ww_1+S_ww_1;
S_ww_t=(S_ww_2-S_ww_1)/(CL_ww_2-CL_ww_1)*C_L(C_L_i)+C_ww;

if lowerIdxcl==length(CL_ww)
    S_ww_t=S_ww_2;
elseif upperIdxcl==1
    S_ww_t=S_ww_1;
end

K=S_ww_t*K100+(1-S_ww_t)*K0; %Raymer

c_d_i=K*C_L(C_L_i)^2;

Cd_t(C_L_i)=C_d_0+c_d_i+Cd(C_L_i);

r_i(i)=C_L(C_L_i)/Cd_t(C_L_i);

end

end

end

%% ======================== 6. TRACK BEST L/D GEOMETRY ========================
r_j(n)=r_i(i);                      % L/D for this crest combination
r_j_max=max(r_j(2:end));

if r_j(n)==r_j_max
    r_le_j=r_le;
    x_crest_u_j=x_crest_u;
    y_crest_u_j=y_crest_u;
    x_crest_l_j=x_crest_l;
    y_crest_l_j=y_crest_l;
    aoa_j=aoa(C_L_i);
    a1_u_j=a1_u;
    a1_l_j=a1_l;
    a2_u_j=a2_u;
    a2_l_j=a2_l;
    a3_u_j=a3_u;
    a3_l_j=a3_l;
    a4_u_j=a4_u;
    a4_l_j=a4_l;
    a5_u_j=a5_u;
    a5_l_j=a5_l;
    if M<1
    s_A_j=s_A;
    s_B_j=s_B;
    end
end
    

end

r_k(p)=r_j_max;
r_k_max=max(r_k(2:end));

if r_k(p)==r_k_max
    r_le_k=r_le_j;
    x_crest_u_k=x_crest_u_j;
    y_crest_u_k=y_crest_u_j;
    x_crest_l_k=x_crest_l_j;
    y_crest_l_k=y_crest_l_j;
    aoa_k=aoa_j;
    a1_u_k=a1_u_j;
    a1_l_k=a1_l_j;
    a2_u_k=a2_u_j;
    a2_l_k=a2_l_j;
    a3_u_k=a3_u_j;
    a3_l_k=a3_l_j;
    a4_u_k=a4_u_j;
    a4_l_k=a4_l_j;
    a5_u_k=a5_u_j;
    a5_l_k=a5_l_j;
    if M<1
    s_A_k=s_A_j;
    s_B_k=s_B_j;
    end
end

end

r_n(nn)=r_k_max;
r_n_max=max(r_n(2:end));

if r_n(nn)==r_n_max
    r_le_n=r_le_k;
    x_crest_u_nn=x_crest_u_k;
    y_crest_u_nn=y_crest_u_k;
    x_crest_l_nn=x_crest_l_k;
    y_crest_l_nn=y_crest_l_k;
    aoa_n=aoa_k;
    a1_u_nn=a1_u_k;
    a1_l_nn=a1_l_k;
    a2_u_nn=a2_u_k;
    a2_l_nn=a2_l_k;
    a3_u_nn=a3_u_k;
    a3_l_nn=a3_l_k;
    a4_u_nn=a4_u_k;
    a4_l_nn=a4_l_k;
    a5_u_nn=a5_u_k;
    a5_l_nn=a5_l_k;
    if M<1
    s_A_nn=s_A_k;
    s_B_nn=s_B_k;
    end
end

end

r_p(pp)=r_n_max;
r_p_max=max(r_p(2:end));

if r_p(pp)==r_p_max
    r_le_p=r_le_n;
    x_crest_u_p=x_crest_u_nn;
    y_crest_u_p=y_crest_u_nn;
    x_crest_l_p=x_crest_l_nn;
    y_crest_l_p=y_crest_l_nn;
    aoa_p=aoa_n;
    a1_u_pp=a1_u_nn;
    a1_l_pp=a1_l_nn;
    a2_u_pp=a2_u_nn;
    a2_l_pp=a2_l_nn;
    a3_u_pp=a3_u_nn;
    a3_l_pp=a3_l_nn;
    a4_u_pp=a4_u_nn;
    a4_l_pp=a4_l_nn;
    a5_u_pp=a5_u_nn;
    a5_l_pp=a5_l_nn;
    if M<1
    s_A_pp=s_A_nn;
    s_B_pp=s_B_nn;
    end
end

end

if M<1
Cm_le(C_L_i)=-pi/2*(A0+A1(i)+A2(i)/2);
Cmc4(C_L_i)=pi/4*(A2(i)-A1(i));
Cmc4(C_L_i)=Cm_le(C_L_i)+L_total(i)/4;
Cmc4_0(C_L_i)=Cmc4(C_L_i);
else

Cmc4_0(C_L_i)=Cmc4(i);

end

LdD_0(C_L_i)=r_i(i);

end

%% ======================== 7. STRATFORD RESULT + FINAL GEOMETRY ========================
if M<1

diff_s=s_A_pp-s_B_pp;               % LHS - RHS of Stratford criterion
max_diff_s=max(real(diff_s(iii:end)));  % only check aft of upper crest

if max_diff_s>0
    fprintf('flow separation\n')    % s_A > s_B  =>  recovery too steep
else
    fprintf('no flow separation\n')
end

end

aoa_final=aoa_p;

r_final=r_p_max;

fprintf('aoa(C_L_i)=%f\nx_crest_u=%f\ny_crest_u=%f\n',aoa_final,x_crest_u_p,y_crest_u_p)

fprintf('x_crest_l=%f\ny_crest_l=%f\nL/D=%f\n',x_crest_l_p,y_crest_l_p,r_final)

if M<1
x=linspace(0,1,100);
u_final=a1_u_pp*x.^(1/2)+a2_u_pp*x.^(1)+a3_u_pp*x.^(2)+a4_u_pp*x.^(3)+a5_u_pp*x.^(4);
l_final=a1_l_pp*x.^(1/2)+a2_l_pp*x.^(1)+a3_l_pp*x.^(2)+a4_l_pp*x.^(3)+a5_l_pp*x.^(4);
else
x=linspace(0,1,100);
u_final=a1_u_pp*x.^(1)+a2_u_pp*x.^(2)+a3_u_pp*x.^(3)+a4_u_pp*x.^(4)+a5_u_pp*x.^(5);
l_final=a1_l_pp*x.^(1)+a2_l_pp*x.^(2)+a3_l_pp*x.^(3)+a4_l_pp*x.^(4)+a5_l_pp*x.^(5);
end

plot(x,u_final,'-r')
hold on
plot(x,l_final,'-r')
xlabel('x/c')
ylabel('y/c')
title('best L/D airfoil')

figure(2)
plot (Cd_t,C_L,'-r')
xlabel('C_D')
ylabel('C_L')
title('Overall Aircraft Drag Polar')

figure(3)
plot (aoa, C_L, '-r')
xlabel('Angle of attack [rad]')
ylabel('C_L')
title('Lift curve slope')

figure(4)
plot (aoa, Cmc4_0, '-r')
xlabel('Angle of attack [rad]')
ylabel('Quarter chord moment coefficient')
title('Moment coefficient')

figure(5)
plot (aoa, LdD_0, '-r')
xlabel('Angle of attack [rad]')
ylabel('Lift to drag ratio')
title('L/D vs Angle Of Attack')
